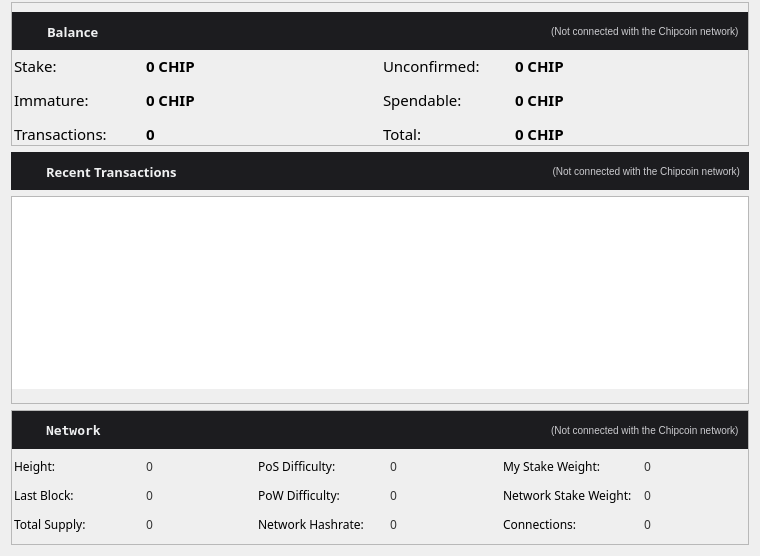
<?xml version="1.0" encoding="UTF-8"?>
<ui version="4.0">
 <class>OverviewPage</class>
 <widget class="QWidget" name="OverviewPage">
  <property name="geometry">
   <rect>
    <x>0</x>
    <y>0</y>
    <width>760</width>
    <height>556</height>
   </rect>
  </property>
  <property name="windowTitle">
   <string>Form</string>
  </property>
  <layout class="QVBoxLayout" name="verticalLayout_5" stretch="0,0,0">
   <property name="topMargin">
    <number>2</number>
   </property>
   <item>
    <widget class="QFrame" name="frameTop">
     <property name="frameShape">
      <enum>QFrame::StyledPanel</enum>
     </property>
     <property name="frameShadow">
      <enum>QFrame::Raised</enum>
     </property>
     <layout class="QVBoxLayout" name="verticalLayout_4">
      <property name="spacing">
       <number>5</number>
      </property>
      <property name="leftMargin">
       <number>0</number>
      </property>
      <property name="rightMargin">
       <number>0</number>
      </property>
      <property name="bottomMargin">
       <number>0</number>
      </property>
      <item>
       <widget class="QWidget" name="widget" native="true">
        <property name="maximumSize">
         <size>
          <width>16777215</width>
          <height>38</height>
         </size>
        </property>
        <property name="styleSheet">
         <string notr="true">background-color: #1C1C1F;</string>
        </property>
        <layout class="QHBoxLayout" name="horizontalLayout_4">
         <property name="spacing">
          <number>6</number>
         </property>
         <property name="leftMargin">
          <number>9</number>
         </property>
         <property name="bottomMargin">
          <number>9</number>
         </property>
         <item>
          <widget class="QLabel" name="label">
           <property name="minimumSize">
            <size>
             <width>16</width>
             <height>0</height>
            </size>
           </property>
           <property name="maximumSize">
            <size>
             <width>16</width>
             <height>16777215</height>
            </size>
           </property>
           <property name="styleSheet">
            <string notr="true">margin-bottom:-2px;</string>
           </property>
           <property name="text">
            <string>&lt;html&gt;&lt;head/&gt;&lt;body&gt;&lt;p&gt;&lt;img src=&quot;:/icons/wallet&quot;/&gt;&lt;/p&gt;&lt;/body&gt;&lt;/html&gt;</string>
           </property>
          </widget>
         </item>
         <item>
          <widget class="QLabel" name="label_5">
           <property name="font">
            <font>
             <family>Sans</family>
             <pointsize>11</pointsize>
             <weight>75</weight>
             <bold>true</bold>
            </font>
           </property>
           <property name="styleSheet">
            <string notr="true">margin-top:2px;</string>
           </property>
           <property name="text">
            <string>&lt;html&gt;&lt;head/&gt;&lt;body&gt;&lt;p&gt;&lt;span style=&quot; font-size:13px; color:#eff0f1;&quot;&gt;Balance&lt;/span&gt;&lt;/p&gt;&lt;/body&gt;&lt;/html&gt;</string>
           </property>
          </widget>
         </item>
         <item>
          <spacer name="horizontalSpacer_2">
           <property name="orientation">
            <enum>Qt::Horizontal</enum>
           </property>
           <property name="sizeHint" stdset="0">
            <size>
             <width>40</width>
             <height>20</height>
            </size>
           </property>
          </spacer>
         </item>
         <item>
          <widget class="QLabel" name="labelWalletStatus">
           <property name="toolTip">
            <string>The displayed information may be out of date. Your wallet automatically synchronizes with the Chipcoin network after a connection is established, but this process has not completed yet.</string>
           </property>
           <property name="styleSheet">
            <string notr="true">QLabel { color: #CBCBCF;font-size:10px; }</string>
           </property>
           <property name="text">
            <string notr="true">(Not connected with the Chipcoin network)</string>
           </property>
           <property name="alignment">
            <set>Qt::AlignLeading|Qt::AlignLeft|Qt::AlignVCenter</set>
           </property>
          </widget>
         </item>
        </layout>
       </widget>
      </item>
      <item>
       <widget class="QWidget" name="widget2" native="true">
        <property name="styleSheet">
         <string notr="true"/>
        </property>
        <layout class="QHBoxLayout" name="horizontalLayout">
         <property name="leftMargin">
          <number>2</number>
         </property>
         <property name="topMargin">
          <number>0</number>
         </property>
         <property name="rightMargin">
          <number>2</number>
         </property>
         <property name="bottomMargin">
          <number>0</number>
         </property>
         <item>
          <layout class="QFormLayout" name="formLayout_2">
           <property name="fieldGrowthPolicy">
            <enum>QFormLayout::AllNonFixedFieldsGrow</enum>
           </property>
           <property name="horizontalSpacing">
            <number>12</number>
           </property>
           <property name="verticalSpacing">
            <number>12</number>
           </property>
           <item row="0" column="0">
            <widget class="QLabel" name="label_6">
             <property name="sizePolicy">
              <sizepolicy hsizetype="MinimumExpanding" vsizetype="Preferred">
               <horstretch>0</horstretch>
               <verstretch>0</verstretch>
              </sizepolicy>
             </property>
             <property name="minimumSize">
              <size>
               <width>120</width>
               <height>0</height>
              </size>
             </property>
             <property name="baseSize">
              <size>
               <width>80</width>
               <height>0</height>
              </size>
             </property>
             <property name="font">
              <font>
               <family>Sans</family>
               <pointsize>11</pointsize>
               <weight>50</weight>
               <bold>false</bold>
              </font>
             </property>
             <property name="text">
              <string>Stake:</string>
             </property>
            </widget>
           </item>
           <item row="0" column="1">
            <widget class="QLabel" name="labelStake">
             <property name="font">
              <font>
               <family>Sans</family>
               <pointsize>11</pointsize>
               <weight>75</weight>
               <bold>true</bold>
              </font>
             </property>
             <property name="cursor">
              <cursorShape>IBeamCursor</cursorShape>
             </property>
             <property name="toolTip">
              <string>Balance from coins that are currently confirming from staking</string>
             </property>
             <property name="text">
              <string notr="true">&lt;html&gt;&lt;head/&gt;&lt;body&gt;&lt;p&gt;0 CHIP&lt;/p&gt;&lt;/body&gt;&lt;/html&gt;</string>
             </property>
             <property name="textInteractionFlags">
              <set>Qt::LinksAccessibleByMouse|Qt::TextSelectableByKeyboard|Qt::TextSelectableByMouse</set>
             </property>
            </widget>
           </item>
           <item row="1" column="0">
            <widget class="QLabel" name="labelImmatureText">
             <property name="sizePolicy">
              <sizepolicy hsizetype="MinimumExpanding" vsizetype="Preferred">
               <horstretch>0</horstretch>
               <verstretch>0</verstretch>
              </sizepolicy>
             </property>
             <property name="minimumSize">
              <size>
               <width>120</width>
               <height>0</height>
              </size>
             </property>
             <property name="baseSize">
              <size>
               <width>80</width>
               <height>0</height>
              </size>
             </property>
             <property name="font">
              <font>
               <family>Sans</family>
               <pointsize>11</pointsize>
               <weight>50</weight>
               <bold>false</bold>
              </font>
             </property>
             <property name="layoutDirection">
              <enum>Qt::RightToLeft</enum>
             </property>
             <property name="text">
              <string>Immature:</string>
             </property>
            </widget>
           </item>
           <item row="1" column="1">
            <widget class="QLabel" name="labelImmature">
             <property name="font">
              <font>
               <family>Sans</family>
               <pointsize>11</pointsize>
               <weight>75</weight>
               <bold>true</bold>
              </font>
             </property>
             <property name="toolTip">
              <string>Mined balance that has not yet matured</string>
             </property>
             <property name="text">
              <string notr="true">&lt;html&gt;&lt;head/&gt;&lt;body&gt;&lt;p&gt;0 CHIP&lt;/p&gt;&lt;/body&gt;&lt;/html&gt;</string>
             </property>
             <property name="textInteractionFlags">
              <set>Qt::LinksAccessibleByMouse|Qt::TextSelectableByKeyboard|Qt::TextSelectableByMouse</set>
             </property>
            </widget>
           </item>
           <item row="2" column="0">
            <widget class="QLabel" name="labelImmatureText_2">
             <property name="sizePolicy">
              <sizepolicy hsizetype="MinimumExpanding" vsizetype="Preferred">
               <horstretch>0</horstretch>
               <verstretch>0</verstretch>
              </sizepolicy>
             </property>
             <property name="minimumSize">
              <size>
               <width>120</width>
               <height>0</height>
              </size>
             </property>
             <property name="baseSize">
              <size>
               <width>80</width>
               <height>0</height>
              </size>
             </property>
             <property name="font">
              <font>
               <family>Sans</family>
               <pointsize>11</pointsize>
               <weight>50</weight>
               <bold>false</bold>
              </font>
             </property>
             <property name="layoutDirection">
              <enum>Qt::RightToLeft</enum>
             </property>
             <property name="text">
              <string>Transactions:</string>
             </property>
            </widget>
           </item>
           <item row="2" column="1">
            <widget class="QLabel" name="labelNumTransactions">
             <property name="font">
              <font>
               <family>Sans</family>
               <pointsize>11</pointsize>
               <weight>75</weight>
               <bold>true</bold>
              </font>
             </property>
             <property name="toolTip">
              <string>Total number of transactions in your wallet</string>
             </property>
             <property name="text">
              <string notr="true">0</string>
             </property>
            </widget>
           </item>
          </layout>
         </item>
         <item>
          <layout class="QFormLayout" name="formLayout_3">
           <property name="fieldGrowthPolicy">
            <enum>QFormLayout::AllNonFixedFieldsGrow</enum>
           </property>
           <property name="horizontalSpacing">
            <number>12</number>
           </property>
           <property name="verticalSpacing">
            <number>12</number>
           </property>
           <item row="0" column="0">
            <widget class="QLabel" name="label_3_1">
             <property name="sizePolicy">
              <sizepolicy hsizetype="MinimumExpanding" vsizetype="Preferred">
               <horstretch>0</horstretch>
               <verstretch>0</verstretch>
              </sizepolicy>
             </property>
             <property name="minimumSize">
              <size>
               <width>120</width>
               <height>0</height>
              </size>
             </property>
             <property name="baseSize">
              <size>
               <width>80</width>
               <height>0</height>
              </size>
             </property>
             <property name="font">
              <font>
               <family>Sans</family>
               <pointsize>11</pointsize>
               <weight>50</weight>
               <bold>false</bold>
              </font>
             </property>
             <property name="text">
              <string>Unconfirmed:</string>
             </property>
            </widget>
           </item>
           <item row="0" column="1">
            <widget class="QLabel" name="labelUnconfirmed">
             <property name="font">
              <font>
               <family>Sans</family>
               <pointsize>11</pointsize>
               <weight>75</weight>
               <bold>true</bold>
              </font>
             </property>
             <property name="cursor">
              <cursorShape>IBeamCursor</cursorShape>
             </property>
             <property name="toolTip">
              <string>Balance from unconfirmed incoming transactions </string>
             </property>
             <property name="text">
              <string notr="true">&lt;html&gt;&lt;head/&gt;&lt;body&gt;&lt;p&gt;0 CHIP&lt;/p&gt;&lt;/body&gt;&lt;/html&gt;</string>
             </property>
             <property name="textInteractionFlags">
              <set>Qt::LinksAccessibleByMouse|Qt::TextSelectableByKeyboard|Qt::TextSelectableByMouse</set>
             </property>
            </widget>
           </item>
           <item row="1" column="0">
            <widget class="QLabel" name="labelBalanceText">
             <property name="sizePolicy">
              <sizepolicy hsizetype="MinimumExpanding" vsizetype="Preferred">
               <horstretch>0</horstretch>
               <verstretch>0</verstretch>
              </sizepolicy>
             </property>
             <property name="minimumSize">
              <size>
               <width>120</width>
               <height>0</height>
              </size>
             </property>
             <property name="baseSize">
              <size>
               <width>80</width>
               <height>0</height>
              </size>
             </property>
             <property name="font">
              <font>
               <family>Sans</family>
               <pointsize>11</pointsize>
               <weight>50</weight>
               <bold>false</bold>
              </font>
             </property>
             <property name="layoutDirection">
              <enum>Qt::RightToLeft</enum>
             </property>
             <property name="text">
              <string>Spendable:</string>
             </property>
            </widget>
           </item>
           <item row="1" column="1">
            <widget class="QLabel" name="labelBalance">
             <property name="font">
              <font>
               <family>Sans</family>
               <pointsize>11</pointsize>
               <weight>75</weight>
               <bold>true</bold>
              </font>
             </property>
             <property name="toolTip">
              <string>Current spendable balance</string>
             </property>
             <property name="text">
              <string notr="true">&lt;html&gt;&lt;head/&gt;&lt;body&gt;&lt;p&gt;0 CHIP&lt;/p&gt;&lt;/body&gt;&lt;/html&gt;</string>
             </property>
             <property name="textInteractionFlags">
              <set>Qt::LinksAccessibleByMouse|Qt::TextSelectableByKeyboard|Qt::TextSelectableByMouse</set>
             </property>
            </widget>
           </item>
           <item row="2" column="0">
            <widget class="QLabel" name="label_6_2">
             <property name="sizePolicy">
              <sizepolicy hsizetype="MinimumExpanding" vsizetype="Preferred">
               <horstretch>0</horstretch>
               <verstretch>0</verstretch>
              </sizepolicy>
             </property>
             <property name="minimumSize">
              <size>
               <width>120</width>
               <height>0</height>
              </size>
             </property>
             <property name="baseSize">
              <size>
               <width>80</width>
               <height>0</height>
              </size>
             </property>
             <property name="font">
              <font>
               <family>Sans</family>
               <pointsize>11</pointsize>
               <weight>50</weight>
               <bold>false</bold>
              </font>
             </property>
             <property name="text">
              <string>Total:</string>
             </property>
            </widget>
           </item>
           <item row="2" column="1">
            <widget class="QLabel" name="labelTotal">
             <property name="font">
              <font>
               <family>Sans</family>
               <pointsize>11</pointsize>
               <weight>75</weight>
               <bold>true</bold>
              </font>
             </property>
             <property name="cursor">
              <cursorShape>IBeamCursor</cursorShape>
             </property>
             <property name="toolTip">
              <string>Total balance in your wallet</string>
             </property>
             <property name="text">
              <string notr="true">&lt;html&gt;&lt;head/&gt;&lt;body&gt;&lt;p&gt;0 CHIP&lt;/p&gt;&lt;/body&gt;&lt;/html&gt;</string>
             </property>
             <property name="textInteractionFlags">
              <set>Qt::LinksAccessibleByMouse|Qt::TextSelectableByKeyboard|Qt::TextSelectableByMouse</set>
             </property>
            </widget>
           </item>
          </layout>
         </item>
        </layout>
       </widget>
      </item>
     </layout>
    </widget>
   </item>
   <item>
    <layout class="QVBoxLayout" name="verticalLayout_3">
     <property name="spacing">
      <number>6</number>
     </property>
     <property name="leftMargin">
      <number>0</number>
     </property>
     <item>
      <widget class="QFrame" name="frame_2">
       <property name="frameShape">
        <enum>QFrame::NoFrame</enum>
       </property>
       <property name="frameShadow">
        <enum>QFrame::Raised</enum>
       </property>
       <layout class="QVBoxLayout" name="verticalLayout">
        <property name="leftMargin">
         <number>0</number>
        </property>
        <property name="topMargin">
         <number>0</number>
        </property>
        <property name="rightMargin">
         <number>0</number>
        </property>
        <property name="bottomMargin">
         <number>0</number>
        </property>
        <item>
         <widget class="QWidget" name="widget3" native="true">
          <property name="maximumSize">
           <size>
            <width>16777215</width>
            <height>38</height>
           </size>
          </property>
          <property name="styleSheet">
           <string notr="true">background-color: #1C1C1F;</string>
          </property>
          <layout class="QHBoxLayout" name="horizontalLayout_2">
           <property name="bottomMargin">
            <number>9</number>
           </property>
           <item>
            <widget class="QLabel" name="label_7">
             <property name="minimumSize">
              <size>
               <width>16</width>
               <height>0</height>
              </size>
             </property>
             <property name="maximumSize">
              <size>
               <width>16</width>
               <height>16777215</height>
              </size>
             </property>
             <property name="styleSheet">
              <string notr="true">margin-bottom:-2px;</string>
             </property>
             <property name="text">
              <string>&lt;html&gt;&lt;head/&gt;&lt;body&gt;&lt;p&gt;&lt;img src=&quot;:/icons/txs&quot;/&gt;&lt;/p&gt;&lt;/body&gt;&lt;/html&gt;</string>
             </property>
            </widget>
           </item>
           <item>
            <widget class="QLabel" name="label_4">
             <property name="font">
              <font>
               <family>Sans</family>
               <pointsize>11</pointsize>
               <weight>75</weight>
               <bold>true</bold>
              </font>
             </property>
             <property name="styleSheet">
              <string notr="true">margin-top:2px;</string>
             </property>
             <property name="text">
              <string>&lt;html&gt;&lt;head/&gt;&lt;body&gt;&lt;p&gt;&lt;span style=&quot; font-size:13px; color:#eff0f1;&quot;&gt; Recent Transactions&lt;/span&gt;&lt;/p&gt;&lt;/body&gt;&lt;/html&gt;</string>
             </property>
            </widget>
           </item>
           <item>
            <spacer name="horizontalSpacer">
             <property name="orientation">
              <enum>Qt::Horizontal</enum>
             </property>
             <property name="sizeHint" stdset="0">
              <size>
               <width>40</width>
               <height>20</height>
              </size>
             </property>
            </spacer>
           </item>
           <item>
            <widget class="QLabel" name="labelTransactionsStatus">
             <property name="toolTip">
              <string>The displayed information may be out of date. Your wallet automatically synchronizes with the Chipcoin network after a connection is established, but this process has not completed yet.</string>
             </property>
             <property name="styleSheet">
              <string notr="true">QLabel { color: #CBCBCF;font-size:10px; }</string>
             </property>
             <property name="text">
              <string notr="true">(Not connected with the Chipcoin network)</string>
             </property>
             <property name="alignment">
              <set>Qt::AlignRight|Qt::AlignTrailing|Qt::AlignVCenter</set>
             </property>
            </widget>
           </item>
          </layout>
         </widget>
        </item>
       </layout>
      </widget>
     </item>
     <item>
      <widget class="QScrollArea" name="scrollArea">
       <property name="widgetResizable">
        <bool>true</bool>
       </property>
       <widget class="QWidget" name="scrollAreaWidgetContents">
        <property name="geometry">
         <rect>
          <x>0</x>
          <y>0</y>
          <width>738</width>
          <height>226</height>
         </rect>
        </property>
        <property name="sizePolicy">
         <sizepolicy hsizetype="Expanding" vsizetype="Expanding">
          <horstretch>0</horstretch>
          <verstretch>0</verstretch>
         </sizepolicy>
        </property>
        <layout class="QVBoxLayout" name="verticalLayout_2">
         <property name="leftMargin">
          <number>0</number>
         </property>
         <property name="topMargin">
          <number>0</number>
         </property>
         <property name="rightMargin">
          <number>0</number>
         </property>
         <property name="bottomMargin">
          <number>0</number>
         </property>
         <item>
          <widget class="QListView" name="listTransactions">
           <property name="styleSheet">
            <string notr="true">padding-left: 0px;
padding-right: 0px;</string>
           </property>
           <property name="frameShape">
            <enum>QFrame::NoFrame</enum>
           </property>
           <property name="verticalScrollBarPolicy">
            <enum>Qt::ScrollBarAlwaysOff</enum>
           </property>
           <property name="horizontalScrollBarPolicy">
            <enum>Qt::ScrollBarAlwaysOff</enum>
           </property>
           <property name="dragEnabled">
            <bool>false</bool>
           </property>
           <property name="selectionMode">
            <enum>QAbstractItemView::NoSelection</enum>
           </property>
          </widget>
         </item>
         <item>
          <spacer name="verticalSpacer">
           <property name="orientation">
            <enum>Qt::Vertical</enum>
           </property>
           <property name="sizeHint" stdset="0">
            <size>
             <width>20</width>
             <height>10</height>
            </size>
           </property>
          </spacer>
         </item>
        </layout>
       </widget>
      </widget>
     </item>
    </layout>
   </item>
   <item>
    <widget class="QFrame" name="frameTop_3">
     <property name="frameShape">
      <enum>QFrame::StyledPanel</enum>
     </property>
     <property name="frameShadow">
      <enum>QFrame::Raised</enum>
     </property>
     <layout class="QVBoxLayout" name="verticalLayout_4_1_2">
      <property name="spacing">
       <number>1</number>
      </property>
      <property name="leftMargin">
       <number>0</number>
      </property>
      <property name="topMargin">
       <number>0</number>
      </property>
      <property name="rightMargin">
       <number>0</number>
      </property>
      <item>
       <widget class="QWidget" name="widget3_3" native="true">
        <property name="maximumSize">
         <size>
          <width>16777215</width>
          <height>38</height>
         </size>
        </property>
        <property name="styleSheet">
         <string notr="true">background-color: #1C1C1F;</string>
        </property>
        <layout class="QHBoxLayout" name="horizontalLayout_4_1_2">
         <property name="spacing">
          <number>6</number>
         </property>
         <item>
          <widget class="QLabel" name="label_2">
           <property name="minimumSize">
            <size>
             <width>16</width>
             <height>0</height>
            </size>
           </property>
           <property name="maximumSize">
            <size>
             <width>16</width>
             <height>16777215</height>
            </size>
           </property>
           <property name="text">
            <string>&lt;html&gt;&lt;head/&gt;&lt;body&gt;&lt;p&gt;&lt;img src=&quot;:/icons/network&quot;/&gt;&lt;/p&gt;&lt;/body&gt;&lt;/html&gt;</string>
           </property>
          </widget>
         </item>
         <item>
          <widget class="QLabel" name="label_5_1_2">
           <property name="font">
            <font>
             <family>Inconsolata</family>
            </font>
           </property>
           <property name="styleSheet">
            <string notr="true">margin-top:2px;</string>
           </property>
           <property name="text">
            <string>&lt;html&gt;&lt;head/&gt;&lt;body&gt;&lt;p&gt;&lt;span style=&quot; font-size:13px; font-weight:600; color:#eff0f1;&quot;&gt; Network&lt;/span&gt;&lt;/p&gt;&lt;/body&gt;&lt;/html&gt;</string>
           </property>
          </widget>
         </item>
         <item>
          <spacer name="horizontalSpacer_2_1_2">
           <property name="orientation">
            <enum>Qt::Horizontal</enum>
           </property>
           <property name="sizeHint" stdset="0">
            <size>
             <width>40</width>
             <height>20</height>
            </size>
           </property>
          </spacer>
         </item>
         <item>
          <widget class="QLabel" name="labelNetworkStatus">
           <property name="toolTip">
            <string>The displayed information may be out of date. Your wallet automatically synchronizes with the Chipcoin network after a connection is established, but this process has not completed yet.</string>
           </property>
           <property name="styleSheet">
            <string notr="true">QLabel { color: #CBCBCF;font-size:10px; }</string>
           </property>
           <property name="text">
            <string notr="true">(Not connected with the Chipcoin network)</string>
           </property>
           <property name="alignment">
            <set>Qt::AlignLeading|Qt::AlignLeft|Qt::AlignVCenter</set>
           </property>
          </widget>
         </item>
        </layout>
       </widget>
      </item>
      <item>
       <layout class="QHBoxLayout" name="horizontalLayout_5">
        <property name="leftMargin">
         <number>2</number>
        </property>
        <property name="topMargin">
         <number>8</number>
        </property>
        <property name="rightMargin">
         <number>2</number>
        </property>
        <property name="bottomMargin">
         <number>2</number>
        </property>
        <item>
         <layout class="QFormLayout" name="formLayout_2_2">
          <property name="fieldGrowthPolicy">
           <enum>QFormLayout::AllNonFixedFieldsGrow</enum>
          </property>
          <property name="horizontalSpacing">
           <number>12</number>
          </property>
          <property name="verticalSpacing">
           <number>12</number>
          </property>
          <item row="0" column="0">
           <widget class="QLabel" name="label_6_3">
            <property name="sizePolicy">
             <sizepolicy hsizetype="MinimumExpanding" vsizetype="Preferred">
              <horstretch>0</horstretch>
              <verstretch>0</verstretch>
             </sizepolicy>
            </property>
            <property name="minimumSize">
             <size>
              <width>120</width>
              <height>0</height>
             </size>
            </property>
            <property name="baseSize">
             <size>
              <width>80</width>
              <height>0</height>
             </size>
            </property>
            <property name="font">
             <font>
              <family>Sans</family>
             </font>
            </property>
            <property name="text">
             <string>Height:</string>
            </property>
           </widget>
          </item>
          <item row="0" column="1">
           <widget class="QLabel" name="heightBox">
            <property name="font">
             <font>
              <family>Sans</family>
             </font>
            </property>
            <property name="cursor">
             <cursorShape>IBeamCursor</cursorShape>
            </property>
            <property name="toolTip">
             <string>Last block found in the Chipcoin blockchain</string>
            </property>
            <property name="text">
             <string notr="true">&lt;html&gt;&lt;head/&gt;&lt;body&gt;&lt;p&gt;&lt;span style=&quot; color:#333333;&quot;&gt;0&lt;/span&gt;&lt;/p&gt;&lt;/body&gt;&lt;/html&gt;</string>
            </property>
            <property name="textInteractionFlags">
             <set>Qt::LinksAccessibleByMouse|Qt::TextSelectableByKeyboard|Qt::TextSelectableByMouse</set>
            </property>
           </widget>
          </item>
          <item row="1" column="0">
           <widget class="QLabel" name="label_3">
            <property name="sizePolicy">
             <sizepolicy hsizetype="MinimumExpanding" vsizetype="Preferred">
              <horstretch>0</horstretch>
              <verstretch>0</verstretch>
             </sizepolicy>
            </property>
            <property name="minimumSize">
             <size>
              <width>120</width>
              <height>0</height>
             </size>
            </property>
            <property name="baseSize">
             <size>
              <width>80</width>
              <height>0</height>
             </size>
            </property>
            <property name="font">
             <font>
              <family>Sans</family>
             </font>
            </property>
            <property name="text">
             <string>Last Block:</string>
            </property>
           </widget>
          </item>
          <item row="1" column="1">
           <widget class="QLabel" name="localBox">
            <property name="font">
             <font>
              <family>Sans</family>
             </font>
            </property>
            <property name="cursor">
             <cursorShape>IBeamCursor</cursorShape>
            </property>
            <property name="toolTip">
             <string>Time last block was found in the Chipcoin blockchain</string>
            </property>
            <property name="text">
             <string notr="true">&lt;html&gt;&lt;head/&gt;&lt;body&gt;&lt;p&gt;&lt;span style=&quot; color:#333333;&quot;&gt;0&lt;/span&gt;&lt;/p&gt;&lt;/body&gt;&lt;/html&gt;</string>
            </property>
            <property name="textInteractionFlags">
             <set>Qt::LinksAccessibleByMouse|Qt::TextSelectableByKeyboard|Qt::TextSelectableByMouse</set>
            </property>
           </widget>
          </item>
          <item row="2" column="0">
           <widget class="QLabel" name="labelsupply">
            <property name="sizePolicy">
             <sizepolicy hsizetype="MinimumExpanding" vsizetype="Preferred">
              <horstretch>0</horstretch>
              <verstretch>0</verstretch>
             </sizepolicy>
            </property>
            <property name="minimumSize">
             <size>
              <width>120</width>
              <height>0</height>
             </size>
            </property>
            <property name="baseSize">
             <size>
              <width>80</width>
              <height>0</height>
             </size>
            </property>
            <property name="font">
             <font>
              <family>Sans</family>
             </font>
            </property>
            <property name="layoutDirection">
             <enum>Qt::RightToLeft</enum>
            </property>
            <property name="text">
             <string>Total Supply:</string>
            </property>
           </widget>
          </item>
          <item row="2" column="1">
           <widget class="QLabel" name="volumeBox">
            <property name="font">
             <font>
              <family>Sans</family>
             </font>
            </property>
            <property name="toolTip">
             <string>Total supply of Chipcoins</string>
            </property>
            <property name="text">
             <string notr="true">&lt;html&gt;&lt;head/&gt;&lt;body&gt;&lt;p&gt;&lt;span style=&quot; color:#333333;&quot;&gt;0&lt;/span&gt;&lt;/p&gt;&lt;/body&gt;&lt;/html&gt;</string>
            </property>
            <property name="textInteractionFlags">
             <set>Qt::LinksAccessibleByMouse|Qt::TextSelectableByKeyboard|Qt::TextSelectableByMouse</set>
            </property>
           </widget>
          </item>
         </layout>
        </item>
        <item>
         <layout class="QFormLayout" name="formLayout_2_3">
          <property name="fieldGrowthPolicy">
           <enum>QFormLayout::AllNonFixedFieldsGrow</enum>
          </property>
          <property name="horizontalSpacing">
           <number>12</number>
          </property>
          <property name="verticalSpacing">
           <number>12</number>
          </property>
          <item row="0" column="0">
           <widget class="QLabel" name="label_6_1">
            <property name="sizePolicy">
             <sizepolicy hsizetype="MinimumExpanding" vsizetype="Preferred">
              <horstretch>0</horstretch>
              <verstretch>0</verstretch>
             </sizepolicy>
            </property>
            <property name="minimumSize">
             <size>
              <width>120</width>
              <height>0</height>
             </size>
            </property>
            <property name="baseSize">
             <size>
              <width>80</width>
              <height>0</height>
             </size>
            </property>
            <property name="font">
             <font>
              <family>Sans</family>
             </font>
            </property>
            <property name="text">
             <string>PoS Difficulty:</string>
            </property>
           </widget>
          </item>
          <item row="0" column="1">
           <widget class="QLabel" name="diffBox2">
            <property name="font">
             <font>
              <family>Sans</family>
             </font>
            </property>
            <property name="cursor">
             <cursorShape>IBeamCursor</cursorShape>
            </property>
            <property name="toolTip">
             <string>Network Proof of Stake difficulty</string>
            </property>
            <property name="text">
             <string notr="true">&lt;html&gt;&lt;head/&gt;&lt;body&gt;&lt;p&gt;&lt;span style=&quot; color:#333333;&quot;&gt;0&lt;/span&gt;&lt;/p&gt;&lt;/body&gt;&lt;/html&gt;</string>
            </property>
            <property name="textInteractionFlags">
             <set>Qt::LinksAccessibleByMouse|Qt::TextSelectableByKeyboard|Qt::TextSelectableByMouse</set>
            </property>
           </widget>
          </item>
          <item row="1" column="0">
           <widget class="QLabel" name="label_3_2">
            <property name="sizePolicy">
             <sizepolicy hsizetype="MinimumExpanding" vsizetype="Preferred">
              <horstretch>0</horstretch>
              <verstretch>0</verstretch>
             </sizepolicy>
            </property>
            <property name="minimumSize">
             <size>
              <width>120</width>
              <height>0</height>
             </size>
            </property>
            <property name="baseSize">
             <size>
              <width>80</width>
              <height>0</height>
             </size>
            </property>
            <property name="font">
             <font>
              <family>Sans</family>
             </font>
            </property>
            <property name="text">
             <string>PoW Difficulty:</string>
            </property>
           </widget>
          </item>
          <item row="1" column="1">
           <widget class="QLabel" name="diffBox">
            <property name="font">
             <font>
              <family>Sans</family>
             </font>
            </property>
            <property name="cursor">
             <cursorShape>IBeamCursor</cursorShape>
            </property>
            <property name="toolTip">
             <string>Network Proof of Work difficulty</string>
            </property>
            <property name="text">
             <string notr="true">&lt;html&gt;&lt;head/&gt;&lt;body&gt;&lt;p&gt;&lt;span style=&quot; color:#333333;&quot;&gt;0&lt;/span&gt;&lt;/p&gt;&lt;/body&gt;&lt;/html&gt;</string>
            </property>
            <property name="textInteractionFlags">
             <set>Qt::LinksAccessibleByMouse|Qt::TextSelectableByKeyboard|Qt::TextSelectableByMouse</set>
            </property>
           </widget>
          </item>
          <item row="2" column="0">
           <widget class="QLabel" name="labelhashrate">
            <property name="sizePolicy">
             <sizepolicy hsizetype="MinimumExpanding" vsizetype="Preferred">
              <horstretch>0</horstretch>
              <verstretch>0</verstretch>
             </sizepolicy>
            </property>
            <property name="minimumSize">
             <size>
              <width>120</width>
              <height>0</height>
             </size>
            </property>
            <property name="baseSize">
             <size>
              <width>80</width>
              <height>0</height>
             </size>
            </property>
            <property name="font">
             <font>
              <family>Sans</family>
             </font>
            </property>
            <property name="layoutDirection">
             <enum>Qt::RightToLeft</enum>
            </property>
            <property name="text">
             <string>Network Hashrate:</string>
            </property>
           </widget>
          </item>
          <item row="2" column="1">
           <widget class="QLabel" name="pawrateBox">
            <property name="font">
             <font>
              <family>Sans</family>
             </font>
            </property>
            <property name="toolTip">
             <string>Network Hashrate</string>
            </property>
            <property name="text">
             <string notr="true">&lt;html&gt;&lt;head/&gt;&lt;body&gt;&lt;p&gt;&lt;span style=&quot; color:#333333;&quot;&gt;0&lt;/span&gt;&lt;/p&gt;&lt;/body&gt;&lt;/html&gt;</string>
            </property>
            <property name="textInteractionFlags">
             <set>Qt::LinksAccessibleByMouse|Qt::TextSelectableByKeyboard|Qt::TextSelectableByMouse</set>
            </property>
           </widget>
          </item>
         </layout>
        </item>
        <item>
         <layout class="QFormLayout" name="formLayout_2_4">
          <property name="fieldGrowthPolicy">
           <enum>QFormLayout::AllNonFixedFieldsGrow</enum>
          </property>
          <property name="horizontalSpacing">
           <number>12</number>
          </property>
          <property name="verticalSpacing">
           <number>12</number>
          </property>
          <item row="0" column="0">
           <widget class="QLabel" name="label_6_5">
            <property name="sizePolicy">
             <sizepolicy hsizetype="MinimumExpanding" vsizetype="Preferred">
              <horstretch>0</horstretch>
              <verstretch>0</verstretch>
             </sizepolicy>
            </property>
            <property name="minimumSize">
             <size>
              <width>120</width>
              <height>0</height>
             </size>
            </property>
            <property name="baseSize">
             <size>
              <width>80</width>
              <height>0</height>
             </size>
            </property>
            <property name="font">
             <font>
              <family>Sans</family>
             </font>
            </property>
            <property name="toolTip">
             <string>Your current stake weight</string>
            </property>
            <property name="text">
             <string>My Stake Weight:</string>
            </property>
           </widget>
          </item>
          <item row="0" column="1">
           <widget class="QLabel" name="minBox">
            <property name="font">
             <font>
              <family>Sans</family>
             </font>
            </property>
            <property name="cursor">
             <cursorShape>IBeamCursor</cursorShape>
            </property>
            <property name="toolTip">
             <string>Your total stake weight</string>
            </property>
            <property name="text">
             <string notr="true">&lt;html&gt;&lt;head/&gt;&lt;body&gt;&lt;p&gt;&lt;span style=&quot; color:#333333;&quot;&gt;0&lt;/span&gt;&lt;/p&gt;&lt;/body&gt;&lt;/html&gt;</string>
            </property>
            <property name="textInteractionFlags">
             <set>Qt::LinksAccessibleByMouse|Qt::TextSelectableByKeyboard|Qt::TextSelectableByMouse</set>
            </property>
           </widget>
          </item>
          <item row="1" column="0">
           <widget class="QLabel" name="label_3_3">
            <property name="sizePolicy">
             <sizepolicy hsizetype="MinimumExpanding" vsizetype="Preferred">
              <horstretch>0</horstretch>
              <verstretch>0</verstretch>
             </sizepolicy>
            </property>
            <property name="minimumSize">
             <size>
              <width>120</width>
              <height>0</height>
             </size>
            </property>
            <property name="baseSize">
             <size>
              <width>80</width>
              <height>0</height>
             </size>
            </property>
            <property name="font">
             <font>
              <family>Sans</family>
             </font>
            </property>
            <property name="text">
             <string>Network Stake Weight:</string>
            </property>
           </widget>
          </item>
          <item row="1" column="1">
           <widget class="QLabel" name="maxBox">
            <property name="font">
             <font>
              <family>Sans</family>
             </font>
            </property>
            <property name="cursor">
             <cursorShape>IBeamCursor</cursorShape>
            </property>
            <property name="toolTip">
             <string>Total active stakeweight in the Chipcoin network</string>
            </property>
            <property name="text">
             <string notr="true">&lt;html&gt;&lt;head/&gt;&lt;body&gt;&lt;p&gt;&lt;span style=&quot; color:#333333;&quot;&gt;0&lt;/span&gt;&lt;/p&gt;&lt;/body&gt;&lt;/html&gt;</string>
            </property>
            <property name="textInteractionFlags">
             <set>Qt::LinksAccessibleByMouse|Qt::TextSelectableByKeyboard|Qt::TextSelectableByMouse</set>
            </property>
           </widget>
          </item>
          <item row="2" column="0">
           <widget class="QLabel" name="labelconnections">
            <property name="sizePolicy">
             <sizepolicy hsizetype="MinimumExpanding" vsizetype="Preferred">
              <horstretch>0</horstretch>
              <verstretch>0</verstretch>
             </sizepolicy>
            </property>
            <property name="minimumSize">
             <size>
              <width>120</width>
              <height>0</height>
             </size>
            </property>
            <property name="baseSize">
             <size>
              <width>80</width>
              <height>0</height>
             </size>
            </property>
            <property name="font">
             <font>
              <family>Sans</family>
             </font>
            </property>
            <property name="layoutDirection">
             <enum>Qt::RightToLeft</enum>
            </property>
            <property name="text">
             <string>Connections:</string>
            </property>
           </widget>
          </item>
          <item row="2" column="1">
           <widget class="QLabel" name="connectionBox">
            <property name="font">
             <font>
              <family>Sans</family>
             </font>
            </property>
            <property name="toolTip">
             <string>Total connections to peers in the Chipcoin network</string>
            </property>
            <property name="text">
             <string notr="true">&lt;html&gt;&lt;head/&gt;&lt;body&gt;&lt;p&gt;&lt;span style=&quot; color:#333333;&quot;&gt;0&lt;/span&gt;&lt;/p&gt;&lt;/body&gt;&lt;/html&gt;</string>
            </property>
            <property name="textInteractionFlags">
             <set>Qt::LinksAccessibleByMouse|Qt::TextSelectableByKeyboard|Qt::TextSelectableByMouse</set>
            </property>
           </widget>
          </item>
         </layout>
        </item>
       </layout>
      </item>
     </layout>
    </widget>
   </item>
  </layout>
 </widget>
 <resources/>
 <connections/>
</ui>
